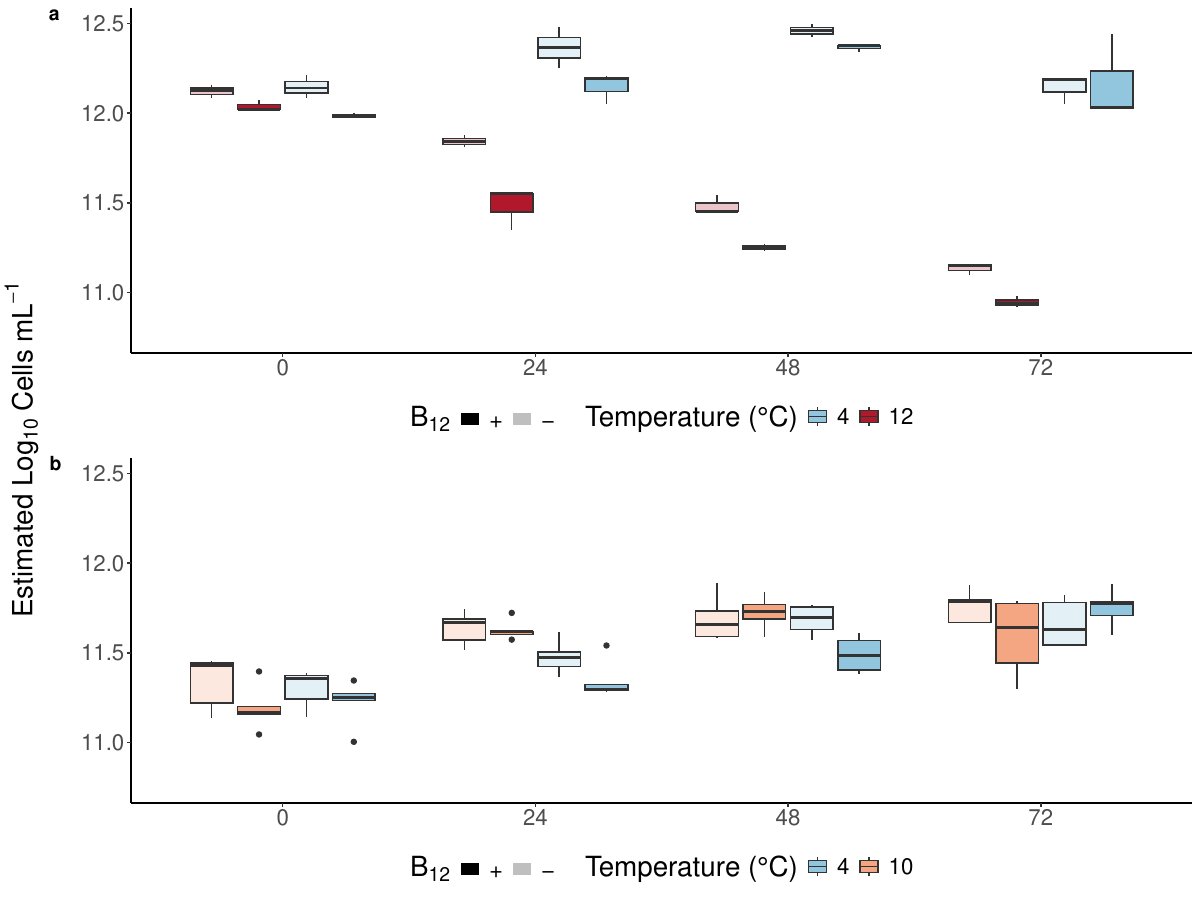

R code for this plot:
# This script makes a plot that compares how cells react to 10 vs 12 degrees


# Setup -------------------------------------------------------------------


# Load required libraries
library(dplyr)
library(ggplot2)
library(car)
library(ggpubr)
library("RColorBrewer")
library(patchwork)
library(here)


# Set file location
here::i_am("Fig_S2/Fig_S2_temp_cell_decline.R")


# Data Prep ---------------------------------------------------------------

# Load 12 deg sample treatment info
sample_treat_12 <- read.csv(here("Fig_1/sample_treatments.csv")) |> 
  mutate(experiment = "12")

# Load 10 deg sample treatment info
sample_treat_10 <- read.csv(here("Fig_S2/sample_treatments_10.csv")) |> 
  mutate(experiment = "10")


# Load and clean RFU data
RFU_df <- read.csv(here('Fig_S2/RFU10_12.csv')) |> 
  left_join(sample_treat_12, 
            by = c("Sample" = "sample_ID")) |> # add treatments
  left_join(sample_treat_10, by = c("Sample" = "sample_ID")) |> 
  mutate(B12 = factor(coalesce(B12.x, B12.y), # clean artifacts from join
                      levels = c("Y", "N"),
                      labels = c("+B12", "-B12")),
         Temperature = factor(coalesce(temp.x, temp.y),
                              levels = c("4", "10", "12")), 
         Experiment = coalesce(experiment.x, experiment.y),
         Hour = factor(Hour, 
                       levels = c("0",
                                  "24",
                                  "48",
                                  "72")),
         Treatment = paste(Temperature, B12, sep = ", ")) |> 
  select(-ends_with(c(".x", ".y")))
  



# Plotting ----------------------------------------------------------------

# Color palettes for 10 deg
cols_10 <- c("#92C5DE", "#F4A582")
cols_12 <- c("#92C5DE", "#B2182B")
cols_all <-c("#92C5DE", "#F4A582", "#B2182B")


# Boxplot for 12 deg 
bp_12 <- ggplot(
  RFU_df |> filter(Experiment == "12"),
  aes(
    x = Hour,
    y = log(cells_avg),
    grouping = Treatment,
    fill = Temperature,
    alpha = B12
  )
) +
  geom_boxplot() +
  theme_classic() +
  theme(text = element_text(size = 20)) +
  scale_fill_manual(values = cols_12) +
  scale_alpha_manual(values = c(1, .25), labels = c("+", "-")) +
  labs(
    y = "" ,
    x = NULL,
    fill = 'Temperature (°C)',
    alpha = expression("B"[12])
  ) +
  guides(alpha = guide_legend(override.aes = list(
    fill = hcl(c(15, 195), 100, 0, alpha = c(0.25, 1)), colour = NA
  ))) +
  ylim(10.75, 12.5)


# Boxplot for 10 deg
bp_10 <- ggplot(
  RFU_df |> filter(Experiment == "10"),
  aes(
    x = Hour,
    y = log(cells_avg),
    grouping = Treatment,
    fill = Temperature,
    alpha = B12
  )
) +
  geom_boxplot() +
  theme_classic() +
  theme(text = element_text(size = 20)) +
  scale_fill_manual(values = cols_10) +
  scale_alpha_manual(values = c(1, .25), labels = c("+", "-")) +
  labs(
    y = "" ,
    x = NULL,
    fill = 'Temperature (°C)',
    alpha = expression("B"[12])
  ) +
  guides(alpha = guide_legend(override.aes = list(
    fill = hcl(c(15, 195), 100, 0, alpha = c(0.25, 1)), colour = NA
  ))) +
  ylim(10.75, 12.5)


# Figs last touches -------------------------------------------------------


# Arrange figs
figure <- ggarrange(bp_12, 
                    bp_10, 
                    ncol = 1, 
                    nrow = 2, 
                    common.legend = FALSE,
                    legend ="bottom", 
                    labels = c("a", "b")) 


# Annotate with y axis label 
annotated_rfu_boxplot <- annotate_figure(figure,
                left = text_grob(bquote('Estimated Log'[10]~'Cells mL'^-1), 
                                 rot = 90, 
                                 size = 20))

# Save fig to folder
ggsave(annotated_rfu_boxplot, 
       file = here("Fig_S2/Fig_S2_temp_cell_decline.pdf"),
        width = 12, 
       height = 9)





